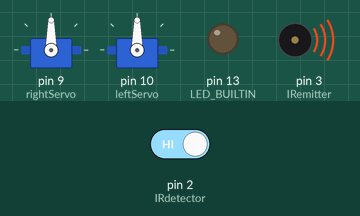
Simulated run of this sketch. Board: Arduino Uno, built with avr-gcc and run on an emulated ATmega328P. On the bench: 2 × servo, output pins drawn as LEDs (lit = HIGH), buzzer (waves = sounding). The inputs (shaded band) are chosen by the test bench; at power-on: pin 2 (IRdetector) HIGH.

Above: at 1.2 s.
1.3 s: pin 2 (IRdetector) driven LOW
At 2.4 s:
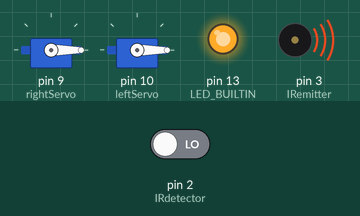
2.8 s: pin 2 (IRdetector) driven HIGH
At 3.5 s:
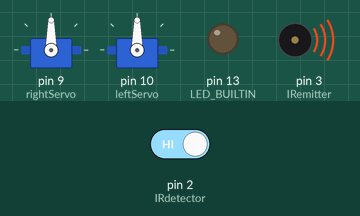
Timing chart, 0 to 5.8 s (numbered marks = the images above; inputs shaded):
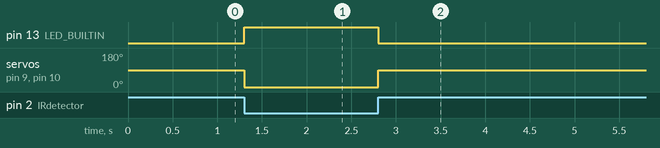

Measured:
- after the input at 1.3 s, pin 13 (LED_BUILTIN): LOW → HIGH at once; servo on pin 9 (rightServo), servo on pin 10 (leftServo): 90° → 0° at once
- after the input at 2.8 s, pin 13 (LED_BUILTIN): HIGH → LOW at once; servo on pin 9 (rightServo), servo on pin 10 (leftServo): 0° → 90° at once

The sketch:

IR_Sensor_W_Three_Pins_and_Two_Servos.ino
```cpp
#include <Servo.h>

int IRemitter = 3;
int IRdetector = 2;
int distance;

Servo leftServo;
Servo rightServo;

void setup() {
  pinMode(LED_BUILTIN, OUTPUT);
  pinMode(IRemitter, OUTPUT);
  digitalWrite(LED_BUILTIN, LOW);

  tone(IRemitter, 38000);

  Serial.begin(9600);

  rightServo.attach(9);   //attaches rightServo to 9 pin
  leftServo.attach(10);   //attaches leftServo to 10 pin
  rightServo.write(90);   //no movement on this servo
  leftServo.write(90);    //no movement

}

void loop() {
  distance = digitalRead(IRdetector); //read from the detector

  //if distance = 0 (LOW), infrared was detected
  //if distance = 1 (HGIH), infrared was not detected

  //use the Built in LED as output to show if infrared was detected
  //or not
  digitalWrite(LED_BUILTIN, !distance);

  //move servos if a surface was detected
  if(distance==LOW){
    leftServo.write(0);
    rightServo.write(0);
  }

  //stop the servos if no surface detected
  else{
    leftServo.write(90);
    rightServo.write(90);

  }


}
```
